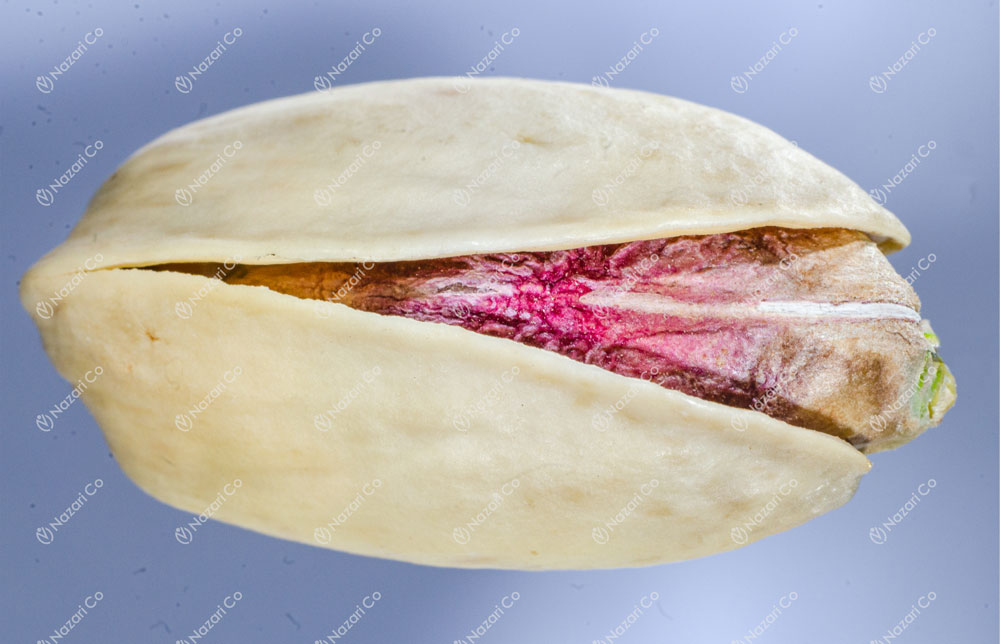
#> input picture test/long-pistachio-01.jpg, 1000 x 644 px
$ jupyter execute --allow-errors demo.ipynb   (older library calls are emulated)
#> lines starting #> are read from the running program, lines starting #| are printed output that depends on the picture; after the words box and inside, x2 and y2 are one past the last pixel; in counts of white or black regions, pixels touching at a corner belong together
#> further down, image is the input picture: shape (644, 1000, 3); mean B, G, R 177.8, 173.6, 177.7
### helper.py
import numpy as np
import pandas as pd
import cv2

def remove_background(img_in):
    img_edge, significant = segmentation_by_edge(img_in)
    mask = img_edge.copy()
    mask[mask > 0] = 0
    cv2.fillPoly(mask, significant, 255)
    mask = np.logical_not(mask)
    img_in[mask] = 255
    return img_in, mask

def segmentation_by_edge(img_in):
    # step1: remove noise
    img = cv2.GaussianBlur(img_in, (5, 5), 0)

    # step2: edge detection
    # finding the max intesity from among the R,G and B edges. img_edge = np.max(
    img_edge = np.max(np.array([
            edge_detection(img[:, :, 0]),
            edge_detection(img[:, :, 1]),
            edge_detection(img[:, :, 2]),
        ]),axis = 0,)

    # step3: Remove the false edge
    mean = np.mean(img_edge)
    img_edge[img_edge <= mean * 1.5] = 0
    # step4 , step5 : Loss of rupture and find contours
    img_edge = np.asarray(img_edge, np.uint8)
    contours, heirarchy = cv2.findContours(img_edge, cv2.RETR_TREE, cv2.CHAIN_APPROX_SIMPLE)

    contours_level1 = []
    for i, tupl in enumerate(heirarchy[0]):
        if tupl[3] == -1:
            tupl = np.insert(tupl, 0, [i])
            contours_level1.append(tupl)
    contours_significant = []
    contors_tooSmall = img_edge.size * 5 / 100
    for tupl in contours_level1:
        contour = contours[tupl[0]]
        area = cv2.contourArea(contour)
        if area > contors_tooSmall:
            contours_significant.append([contour, area])
            cv2.drawContours(img, [contour], 0, (0, 255, 0), 2, cv2.LINE_AA, maxLevel=1)
    contours_significant.sort(key=lambda x: x[1])
    significant = [x[0] for x in contours_significant]
    return (img_edge, significant)

def edge_detection(channel):
    sobelX = cv2.Sobel(channel, cv2.CV_16S, 1, 0)
    sobelY = cv2.Sobel(channel, cv2.CV_16S, 0, 1)
    sobel = np.hypot(sobelX, sobelY)
    sobel[sobel > 255] = 255
    return sobel

def feature_extraction(img_in, mask):
    feature = {'mean_0': [],
               'mean_1': [],
               'mean_2': [],
               'median_0': [],
               'median_1': [],
               'median_2': [],
              }

    feature['mean_0'].append(int(np.mean(img_in[:, :, 0][mask == 0])))
    feature['mean_1'].append(int(np.mean(img_in[:, :, 1][mask == 0])))
    feature['mean_2'].append(int(np.mean(img_in[:, :, 2][mask == 0])))
    feature['median_0'].append(int(np.median(img_in[:, :, 0][mask == 0])))
    feature['median_1'].append(int(np.median(img_in[:, :, 1][mask == 0])))
    feature['median_2'].append(int(np.median(img_in[:, :, 2][mask == 0])))

    df = pd.DataFrame.from_dict(feature)

    return df

def sharpening(img_in):
    kernel = np.array([[-1, -1, -1], [-1, 9, -1], [-1, -1, -1]])
    sharpened = cv2.filter2D(img_in, -1, kernel)
    return sharpened

def histogram_equalization(img_in):

    # segregate color streams
    b, g, r = cv2.split(img_in)
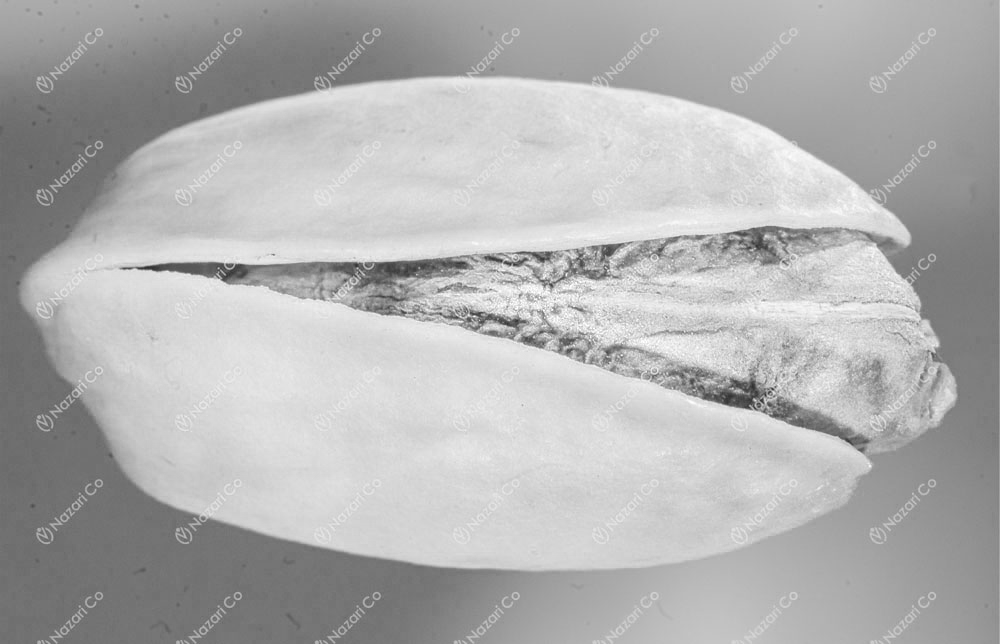
#> r: shape (644, 1000); min 46, max 255, mean 177.7
    h_b, _ = np.histogram(b, 256, [0, 256])
#> h_b = 256 values, max 14641 at index 172, min 12 at index 254, mean 2515.6
    h_g, _ = np.histogram(g, 256, [0, 256])
#> h_g = 256 values, max 11205 at index 131, min 3 at index 253, mean 2515.6
    h_r, _ = np.histogram(r, 256, [0, 256])
#> h_r = 256 values, max 13154 at index 213, min 0 at index 0, mean 2515.6

    # Cumulative distribution function
    cdf_b = np.cumsum(h_b)
#> cdf_b = 256 values from 1646 to 644000
    cdf_g = np.cumsum(h_g)
#> cdf_g = 256 values from 600 to 644000
    cdf_r = np.cumsum(h_r)
#> cdf_r = 256 values from 0 to 644000

    # Normalize the cumulative distribution function
    cdf_norm_b = np.ma.masked_equal(cdf_b, 0)
    cdf_norm_b = ((cdf_norm_b - cdf_norm_b.min()) * 255 / (cdf_norm_b.max() - cdf_norm_b.min()))
    cdf_final_b = np.ma.filled(cdf_norm_b, 0).astype("uint8")
#> cdf_final_b = 256 values from 0 to 255
    cdf_norm_g = np.ma.masked_equal(cdf_g, 0)
    cdf_norm_g = ((cdf_norm_g - cdf_norm_g.min()) * 255 / (cdf_norm_g.max() - cdf_norm_g.min()))
    cdf_final_g = np.ma.filled(cdf_norm_g, 0).astype("uint8")
#> cdf_final_g = 256 values from 0 to 255
    cdf_norm_r = np.ma.masked_equal(cdf_r, 0)
    cdf_norm_r = ((cdf_norm_r - cdf_norm_r.min()) * 255 / (cdf_norm_r.max() - cdf_norm_r.min()))
    cdf_final_r = np.ma.filled(cdf_norm_r, 0).astype("uint8")
#> cdf_final_r = 256 values from 0 to 255

    # merge the images in the three channels
    img_b = cdf_final_b[b]
    img_g = cdf_final_g[g]
    img_r = cdf_final_r[r]
    img_out = cv2.merge((img_b, img_g, img_r))
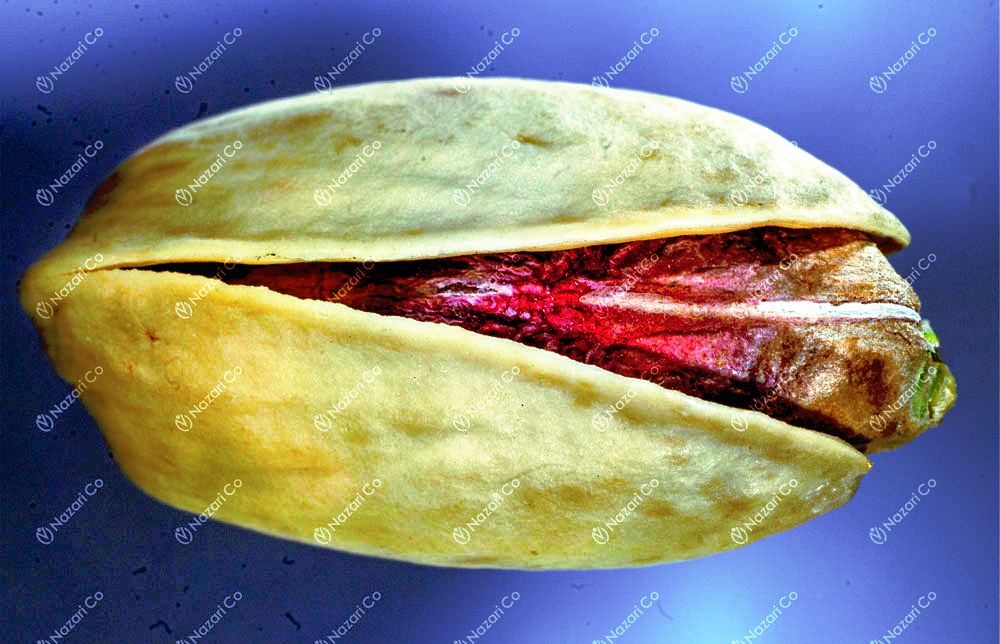
#> img_out: shape (644, 1000, 3); mean B, G, R 128, 128.1, 128.3
    return img_out

### demo.ipynb
[cell 1]
import numpy as np
import pandas as pd
import cv2
import matplotlib.pyplot as plt
import pathlib
import os
from sklearn.svm import SVC
from sklearn.metrics import make_scorer, accuracy_score, precision_score, recall_score, f1_score, roc_auc_score
import joblib
from helper import feature_extraction, histogram_equalization, sharpening, remove_background, segmentation_by_edge,edge_detection

[cell 2]
# image_path = 'dataset/True/36.jpg'
image_path = 'test/long-pistachio-01.jpg'

image = cv2.imread(image_path)
path = os.path.join('result', pathlib.Path(image_path).name)
isExist = os.path.exists(path)
if not isExist:
    os.mkdir(path)

plt.imshow(cv2.cvtColor(image, cv2.COLOR_BGR2RGB))
plt.title("Original Image")
plt.axis("off")
plt.savefig(os.path.join(path,'main_image.png'))

[cell 3]
img = np.asarray(image)
flat = img.flatten()

plt.hist(flat, bins=50)
plt.title("Before Applied Histogram Equalization")
plt.savefig(os.path.join(path,'hist_before.png'))

[cell 4]
img_out = histogram_equalization(image)

plt.imshow(cv2.cvtColor(img_out, cv2.COLOR_BGR2RGB))
plt.title("Applied Histogram Equalization")
plt.axis("off")
plt.savefig(os.path.join(path,'histogram_equalization.png'))

[cell 5]
flat = img_out.flatten()
plt.hist(flat, bins=50)
plt.title("After Applied Histogram Equalization")
plt.savefig(os.path.join(path,'hist_after.png'))
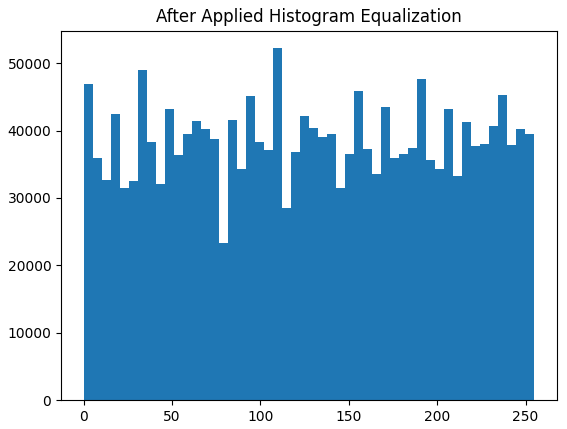
#> figure drawn by matplotlib, 1 panel; tallest bar 52219 high, from x = 107.1 to 112.2

[cell 6]
img_out = sharpening(image)
plt.imshow(cv2.cvtColor(img_out, cv2.COLOR_BGR2RGB))
plt.title("Applied Sharpening")
plt.axis("off")
plt.savefig(os.path.join(path,'sharpening.png'))

[cell 7]
img_out, mask = remove_background(image)
#> in edge_detection, `sobel[sobel > 255] = 255`: sobel: shape (644, 1000) float32; min 0, max 255, mean 21.6
#> in edge_detection (call 2), `sobel[sobel > 255] = 255`: sobel: shape (644, 1000) float32; min 0, max 255, mean 19.4
#> in edge_detection (call 3), `sobelY = cv2.Sobel(channel, cv2.CV_16S, 0, 1)`:
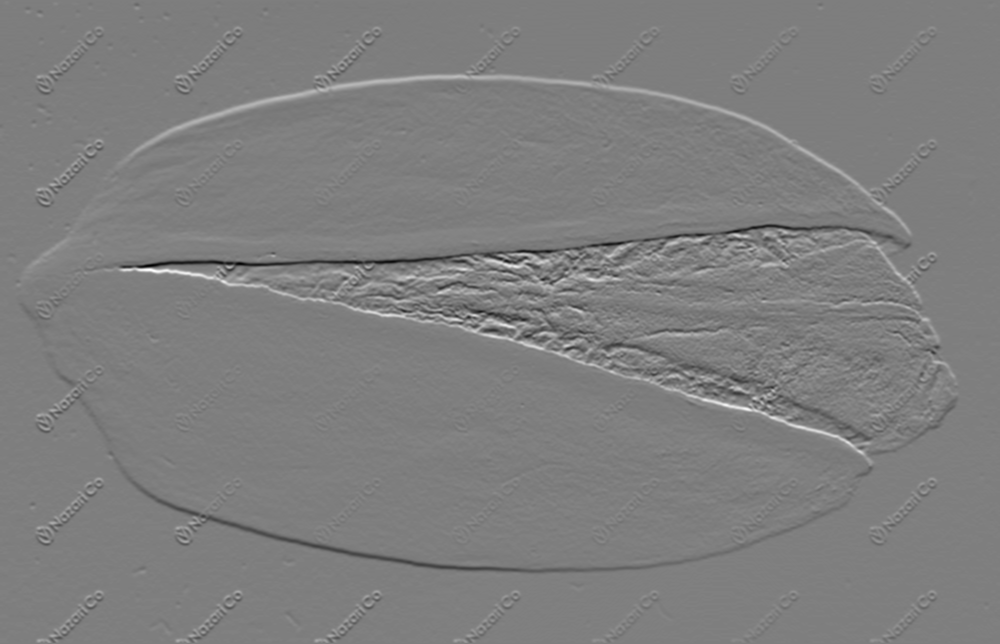
#> sobelY: shape (644, 1000) int16; min -370, max 373, mean -0.2; drawn with min black and max white
#> in edge_detection (call 3), `sobel[sobel > 255] = 255`: sobel: shape (644, 1000) float32; min 0, max 255, mean 16.3
#> in segmentation_by_edge, `mean = np.mean(img_edge)`: mean = 25.3
#> in segmentation_by_edge, `img_edge[img_edge <= mean * 1.5] = 0`:
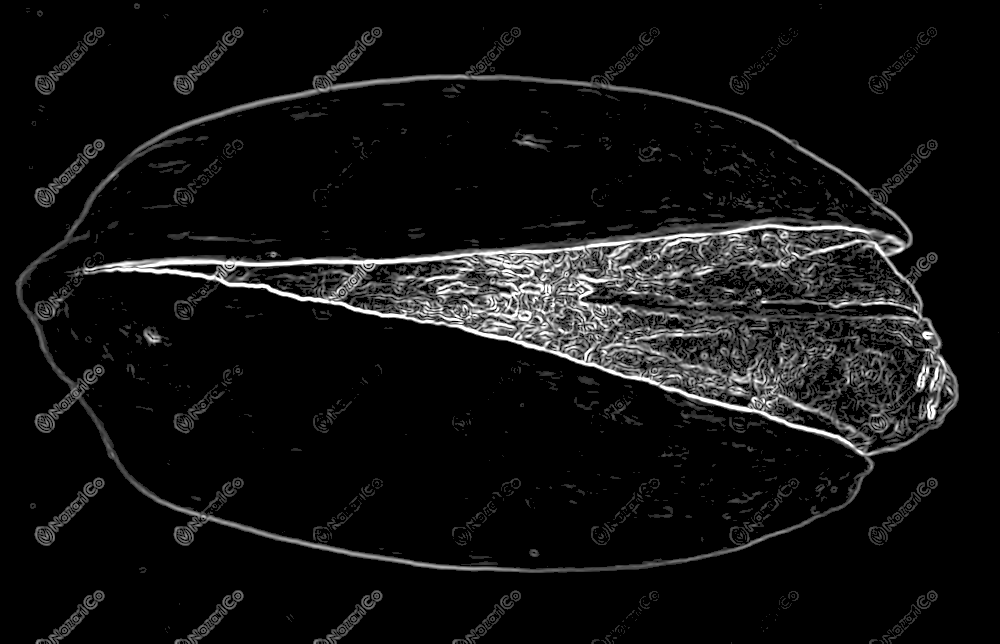
#> img_edge: shape (644, 1000) float32; min 0, max 255, mean 17.3
#> in segmentation_by_edge, `contours, heirarchy = cv2.findContours(img_edge, cv2.RETR_TREE, cv2.CH..`: contours = 3923 contours, 3589 with area under 20; largest, box (x1, y1, x2, y2) and area: (15, 27, 959, 573) 366103, (37, 270, 870, 570) 150930, (21, 79, 909, 315) 105581, (759, 302, 919, 320) 1244, (248, 264, 354, 297) 1180
#> the loop in segmentation_by_edge, `for i, tupl in enumerate(heirarchy[0]):` made 3923 passes
#> tupl on passes 1 to 12: [0, 1, -1, -1, -1], [1, 2, 0, -1, -1], [2, 3, 1, -1, -1], [3, 4, 2, -1, -1], [4, 5, 3, -1, -1], [5, 6, 4, -1, -1], [6, 7, 5, -1, -1], [7, 8, 6, -1, -1], [8, 9, 7, -1, -1], [9, 10, 8, -1, -1], [10, 11, 9, -1, -1], [11, 12, 10, -1, -1]
#> after the loop in segmentation_by_edge, `for i, tupl in enumerate(heirarchy[0]):`: contours_level1 = 161 items, first 6: [0, 1, -1, -1, -1], [1, 2, 0, -1, -1], [2, 3, 1, -1, -1], [3, 4, 2, -1, -1], [4, 5, 3, -1, -1], [5, 6, 4, -1, -1]
#> the loop in segmentation_by_edge, `for tupl in contours_level1:` made 161 passes
#> (tupl, area) on passes 41, 42, 52: ([40, 49, 39, 41, -1], 317), ([49, 79, 40, 50, -1], 466.5), ([88, 98, 87, 89, -1], 102.5)
#> after the loop in segmentation_by_edge, `for tupl in contours_level1:`:
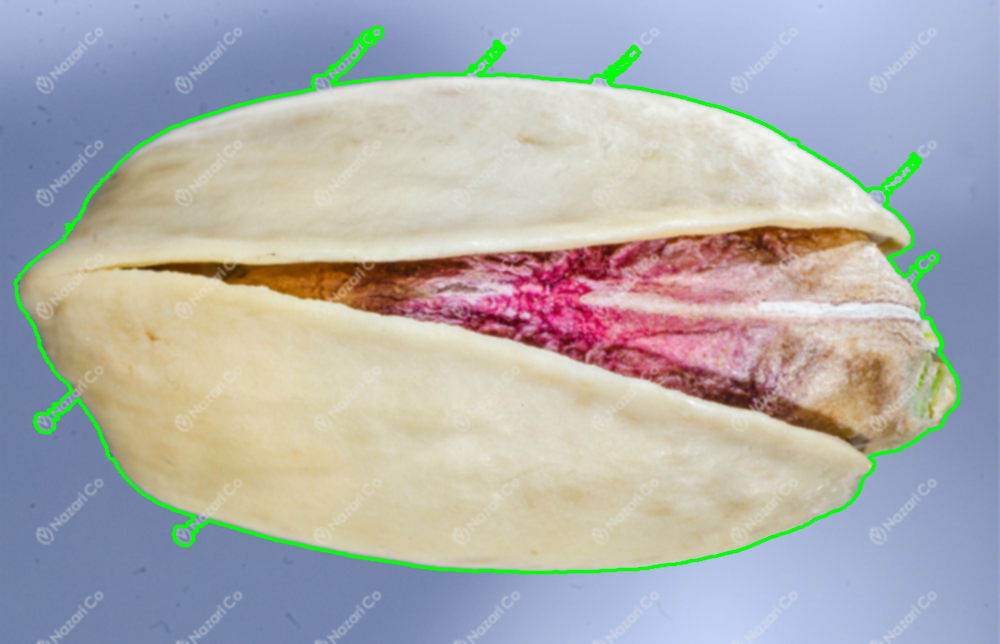
#> img: shape (644, 1000, 3); mean B, G, R 174.3, 175.4, 175
#> after the loop in segmentation_by_edge, `for tupl in contours_level1:`: contours_significant = 1 item
#> in segmentation_by_edge, `significant = [x[0] for x in contours_significant]`: significant = 1 contour; box (x1, y1, x2, y2) and area: (15, 27, 959, 573) 366103
#> in remove_background, `mask[mask > 0] = 0`: mask: shape (644, 1000); every value is 0
#> in remove_background, `cv2.fillPoly(mask, significant, 255)`:
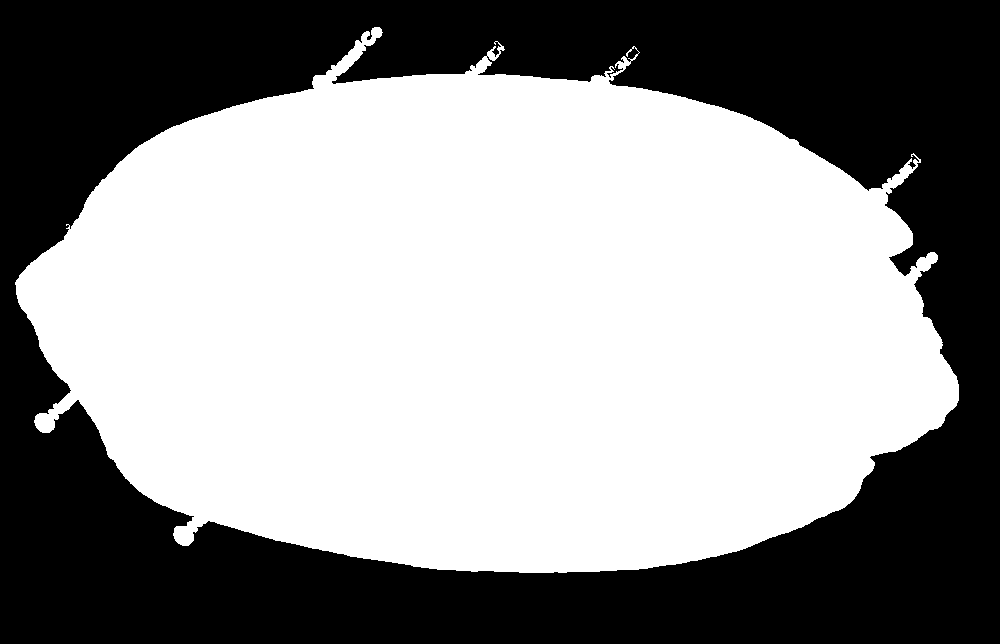
#> mask: shape (644, 1000); 57.1% white; 1 black region, box (x1, y1, x2, y2) and area: (0, 0, 1000, 644) 276322
#> in remove_background, `img_in[mask] = 255`:
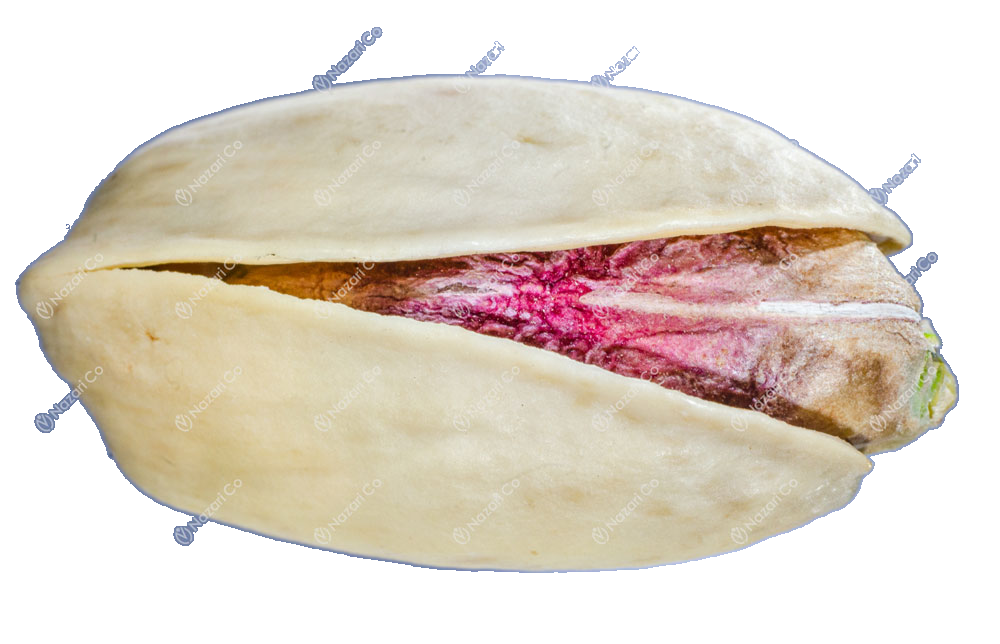
#> img_in: shape (644, 1000, 3); mean B, G, R 203.5, 214.9, 225.3
plt.imshow(cv2.cvtColor(img_out, cv2.COLOR_BGR2RGB))
plt.title("Applied Remove Background")
plt.axis("off")
plt.savefig(os.path.join(path,'remove_background.png'))

[cell 8]
X_test = feature_extraction(img_out, mask)
#> X_test = table of 1 rows and 6 columns
X_test
#> Out = table of 1 rows and 6 columns

#> (a cell that did not finish here is left out)
